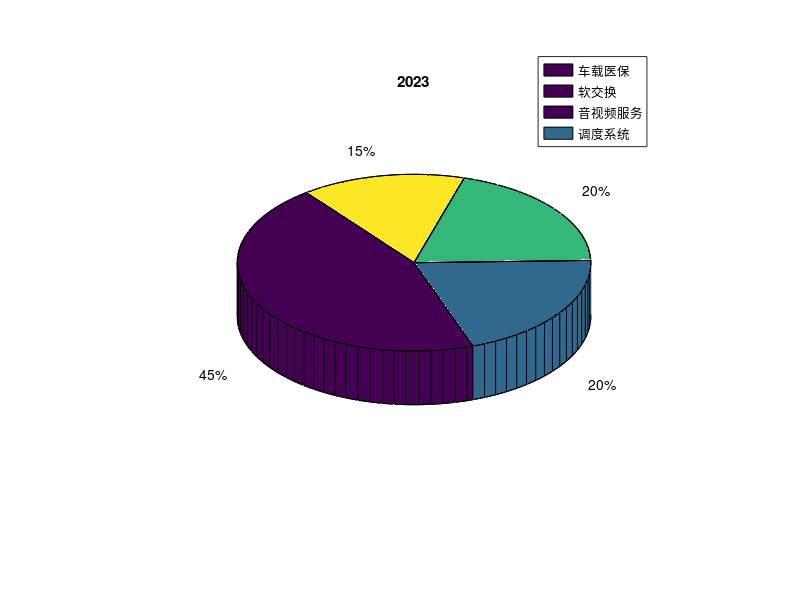

This chart was generated by the following MATLAB code:
y2023 = [45 20 20 15];
labels = {'车载医保','软交换','音视频服务','调度系统'};
pie3(y2023)
title('2023')
legend(labels)
